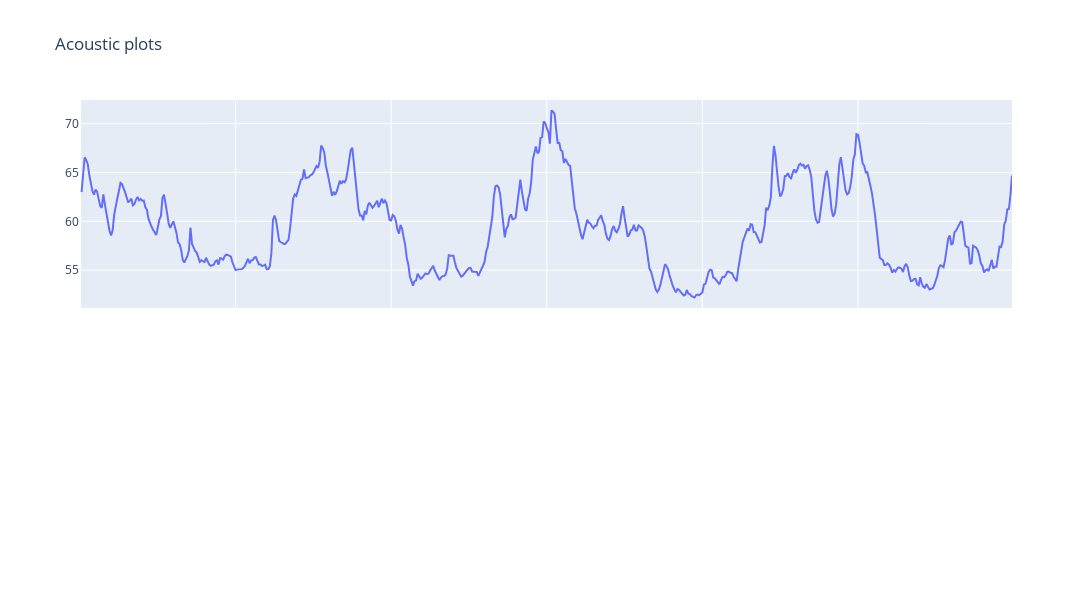

This figure's notebook cell:
### Code cell
fig = make_subplots(rows=2, cols=1,
                    shared_xaxes=True,
                    vertical_spacing=0.01)

# fig.add_trace(go.Scatter(x=np.arange(spl_data.shape[0]), y=spl_data,mode='lines',),
#               row=2, col=1)

fig.add_trace(go.Scatter(x=np.arange(a.shape[0]), y=a,mode='lines',))

fig.update_layout(height=600, width=1600,
                  title_text="Acoustic plots")
fig.show()

### Figure 1 — Plotly figure (JSON) as saved in the notebook; plotly's stock layout.template omitted (floating-point values rounded to 4 significant figures; data arrays with more than 128 entries replaced by an {"elided": "..."} marker saying what was removed)
{"data": [{"mode": "lines", "type": "scatter", "x": {"elided": "600 int values"}, "y": {"elided": "600 float values"}}], "layout": {"height": 600, "title": {"text": "Acoustic plots"}, "width": 1600, "xaxis": {"anchor": "y", "domain": [0, 1], "matches": "x2", "showticklabels": false}, "xaxis2": {"anchor": "y2", "domain": [0, 1]}, "yaxis": {"anchor": "x", "domain": [0.505, 1]}, "yaxis2": {"anchor": "x2", "domain": [0, 0.495]}}}
